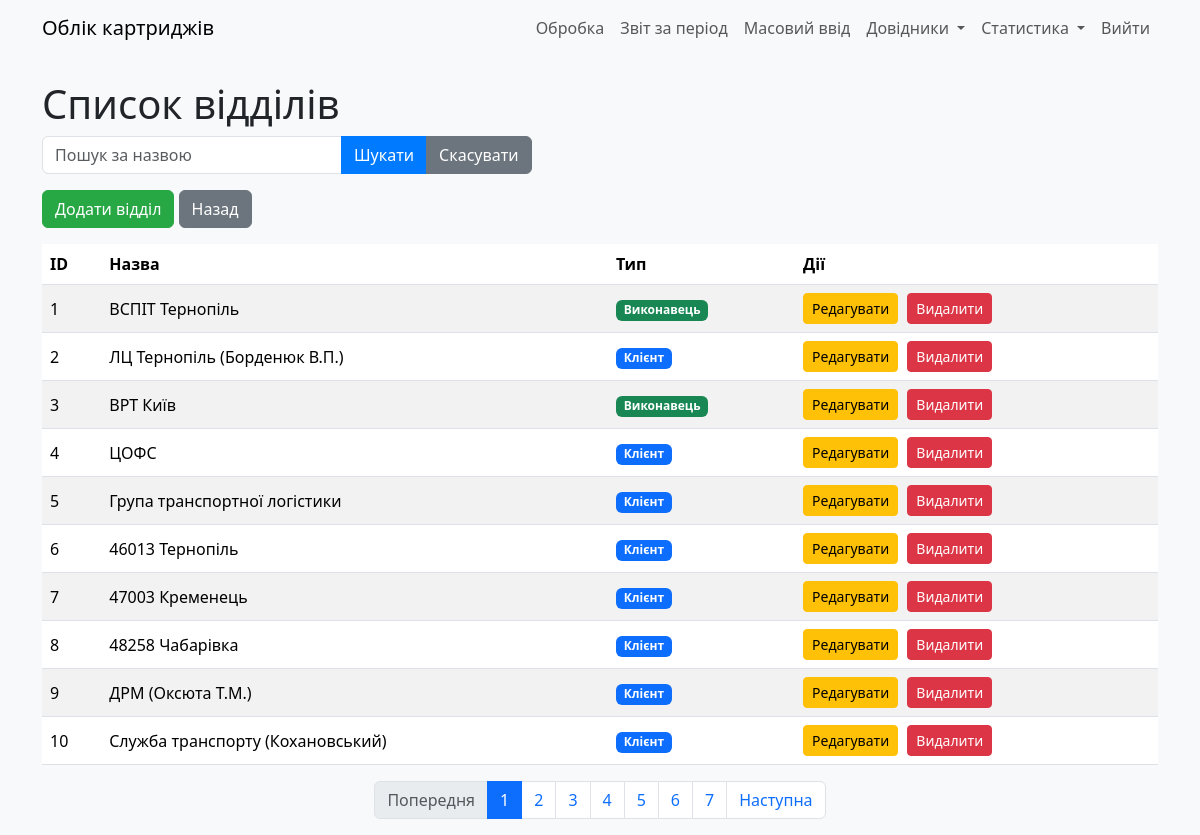
Page /refill_depts (signed in) on the committed database.
### models.py (models this page shows)
class RefillDept(db.Model):
    __tablename__ = "refill_dept"
    id: Mapped[int] = mapped_column(primary_key=True)
    deptname: Mapped[str] = mapped_column(String(30))
    addr1: Mapped[str] = mapped_column(String(255))
    addr2: Mapped[str] = mapped_column(String(255))
    addr3: Mapped[str] = mapped_column(String(255))
    addr4: Mapped[str] = mapped_column(String(255))
    addr5: Mapped[str] = mapped_column(String(255))
    is_exec: Mapped[int] = mapped_column(Integer, server_default=literal(0))
    user_updated: Mapped[int] = mapped_column(ForeignKey(User.id))
    time_updated: Mapped[DateTime] = mapped_column(DateTime, server_default=func.now())

### app.py (the view)
@app.route('/refill_depts')
@login_required
def refill_depts():
    search = request.args.get('search', '')
    page = request.args.get('page', 1, type=int)
    per_page = 10  # Кількість записів на сторінці
    query = RefillDept.query.filter(RefillDept.deptname.ilike(f'%{search}%'))
    pagination = query.paginate(page=page, per_page=per_page)
    return render_template('refill_depts.html',
                           depts=pagination.items,
                           pagination=pagination,
                           search=search)

### app.py (called while the page is built)
@login_manager.user_loader
def load_user(user_id):
    return User.query.get(int(user_id))

### templates/refill_depts.html (shortened to what this page needs)
{% extends "base.html" %}
{% block content %}
    <h1>Список відділів</h1>
    <form method="GET" class="mb-3">
        <div class="input-group">
            <input type="text" name="search" class="form-control" placeholder="Пошук за назвою" value="{{ search }}">
            <button type="submit" class="btn btn-primary">Шукати</button>
            <a href="{{ url_for('refill_depts') }}" class="btn btn-secondary">Скасувати</a>
        </div>
    </form>
    <div class="mb-3">
        <a href="{{ url_for('add_refill_dept') }}" class="btn btn-success">Додати відділ</a>
        <a href="{{ url_for('index') }}" class="btn btn-secondary">Назад</a>
    </div>
    <table class="table table-striped">
        <thead>
            <tr>
                <th>ID</th>
                <th>Назва</th>
                <th>Тип</th>
                <th>Дії</th>
            </tr>
        </thead>
        <tbody>
            {% for dept in depts %}
            <tr>
                <td>{{ dept.id }}</td>
                <td>{{ dept.deptname }}</td>
                <td>
                    {% if dept.is_exec %}
                        <span class="badge bg-success">Виконавець</span>
                    {% else %}
                        <span class="badge bg-primary">Клієнт</span>
                    {% endif %}
                </td>
                <td>
                    <a href="{{ url_for('edit_refill_dept', dept_id=dept.id) }}" class="btn btn-warning btn-sm">Редагувати</a>
                    <form action="{{ url_for('delete_refill_dept', dept_id=dept.id) }}" method="POST" class="d-inline" onsubmit="return confirm('Ви впевнені, що хочете видалити цей відділ?');">
                        <button type="submit" class="btn btn-danger btn-sm">Видалити</button>
                    </form>
                </td>
            </tr>
            {% endfor %}
        </tbody>
    </table>
    <nav aria-label="Page navigation">
        <ul class="pagination justify-content-center">
            {% if pagination.has_prev %}
                <li class="page-item">
                    <a class="page-link" href="{{ url_for('refill_depts', page=pagination.prev_num, search=search) }}">Попередня</a>
                </li>
            {% else %}
                <li class="page-item disabled">
                    <span class="page-link">Попередня</span>
                </li>
            {% endif %}
            {% for page_num in pagination.iter_pages() %}
                {% if page_num %}
                    {% if page_num == pagination.page %}
                        <li class="page-item active">
                            <span class="page-link">{{ page_num }}</span>
                        </li>
                    {% else %}
                        <li class="page-item">
                            <a class="page-link" href="{{ url_for('refill_depts', page=page_num, search=search) }}">{{ page_num }}</a>
                        </li>
                    {% endif %}
                {% else %}
                    <li class="page-item disabled">
                        <span class="page-link">...</span>
                    </li>
                {% endif %}
            {% endfor %}
            {% if pagination.has_next %}
                <li class="page-item">
                    <a class="page-link" href="{{ url_for('refill_depts', page=pagination.next_num, search=search) }}">Наступна</a>
                </li>
            {% else %}
                <li class="page-item disabled">
                    <span class="page-link">Наступна</span>
                </li>
            {% endif %}
        </ul>
    </nav>
{% endblock %}

### static/css/style.css (style rules this page uses)
body { background-color: #f8f9fa; }
.table th, .table td { vertical-align: middle; }
.form-control, .form-select { max-width: 300px; }
.btn-sm { margin-right: 5px; }
.btn-primary { background-color: #007bff; border-color: #007bff; }
.btn-warning { background-color: #ffc107; border-color: #ffc107; color: #000; }
.btn-success { background-color: #28a745; border-color: #28a745; }
.btn-secondary { background-color: #6c757d; border-color: #6c757d; }

### rows in the picture
RefillDept: id "1", deptname "ВСПІТ Тернопіль", is_exec "Виконавець"
RefillDept: id "2", deptname "ЛЦ Тернопіль (Борденюк В.П.)", is_exec "Клієнт"
RefillDept: id "3", deptname "ВРТ Київ", is_exec "Виконавець"
RefillDept: id "4", deptname "ЦОФС", is_exec "Клієнт"
RefillDept: id "5", deptname "Група транспортної логістики", is_exec "Клієнт"
RefillDept: id "6", deptname "46013 Тернопіль", is_exec "Клієнт"
RefillDept: id "7", deptname "47003 Кременець", is_exec "Клієнт"
RefillDept: id "8", deptname "48258 Чабарівка", is_exec "Клієнт"
RefillDept: id "9", deptname "ДРМ (Оксюта Т.М.)", is_exec "Клієнт"
RefillDept: id "10", deptname "Служба транспорту (Кохановський)", is_exec "Клієнт"

### other values in the picture
{{ page_num }} "1"
{{ page_num }} "2" "3" "4" "5" "6" "7"
